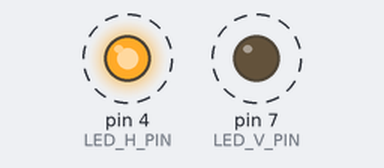
Simulated run of this sketch. Board: Arduino Uno, built with avr-gcc and run on an emulated ATmega328P. Shown: output pins drawn as LEDs (lit = HIGH). Dashed ring = blinking.

Above: at 0.02 s.
Timing chart, 0 to 3.0 s (numbered marks = the images above):
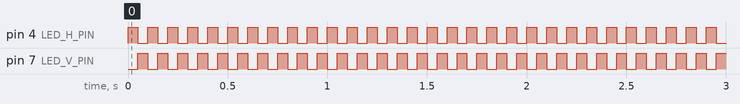

The sketch:

01_led.ino
```cpp
#include <Arduino.h>

int LED_H_PIN = 4;
int LED_V_PIN = 7;

void setup()
{
    pinMode(LED_H_PIN, OUTPUT);
    pinMode(LED_V_PIN, OUTPUT);
}

int isH = true;

void loop()
{
    //
    // blink led
    //
    if(isH)
    {
        digitalWrite(LED_H_PIN, HIGH);
        digitalWrite(LED_V_PIN, LOW);
    }
    else
    {
        digitalWrite(LED_V_PIN, HIGH);
        digitalWrite(LED_H_PIN, LOW);
    }

    isH = !isH;

    delay(50);
}
```

Measured:
- by itself, pin 4 (LED_H_PIN), pin 7 (LED_V_PIN): alternates HIGH for 0.05 s and LOW for 0.05 s
